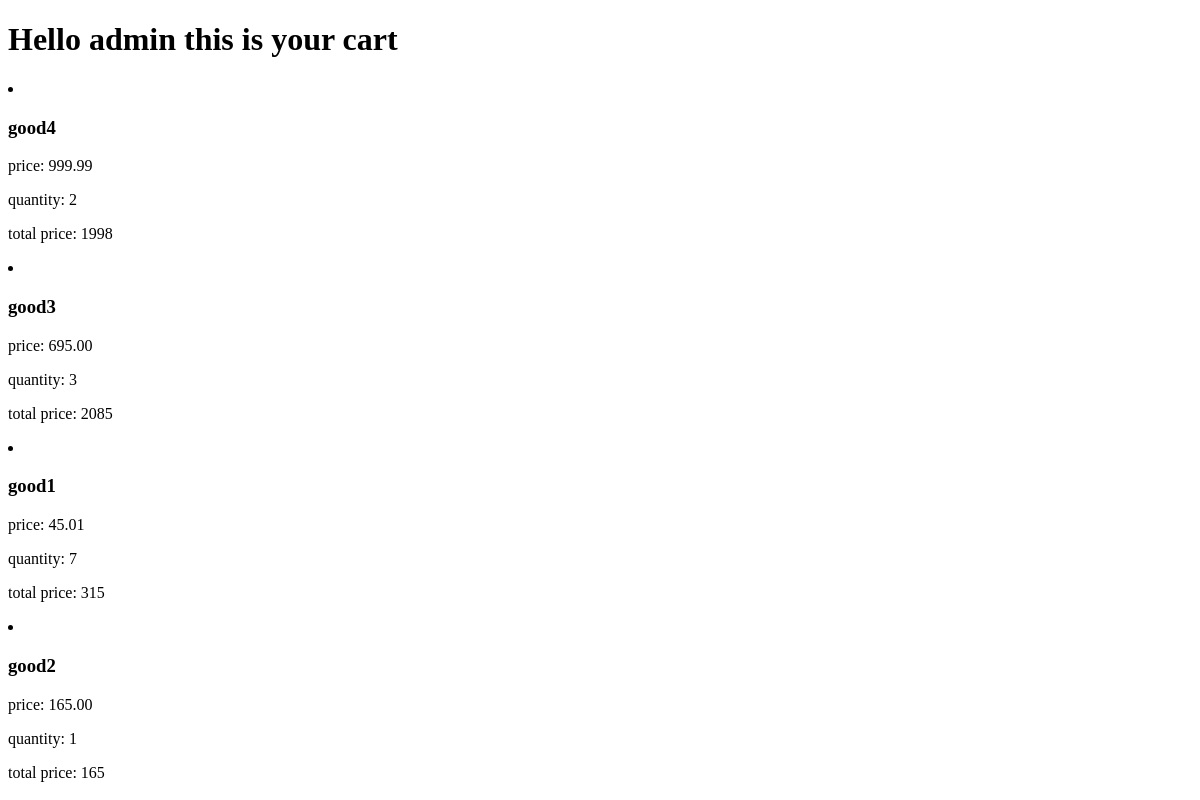
Page /card (signed in) on the earlier database version.
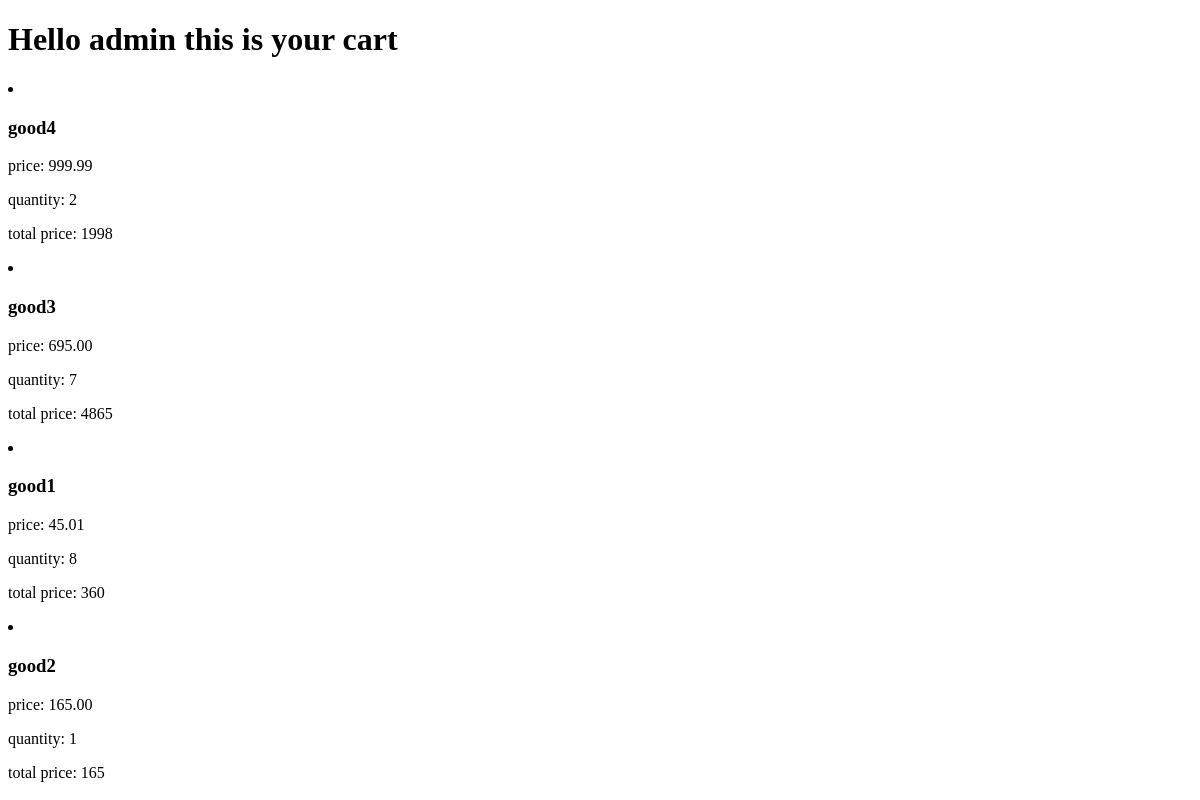
Same page on the later database version.
### card/models.py (models this page shows, shortened)
class Basket(models.Model):
    user = models.ForeignKey(User,
                             on_delete=models.CASCADE,
                             related_name='basket')
    product = models.ForeignKey(Product, on_delete=models.CASCADE)
    quantity = models.PositiveIntegerField(verbose_name='количество', default=1)

### myshop/models.py (models this page shows, shortened)
class Product(models.Model):
    category = models.ForeignKey(Category,
                                 related_name='products',
                                 on_delete=models.PROTECT)
    name = models.CharField(max_length=150)
    description = models.TextField(max_length=1000, blank=True)
    price = models.DecimalField(max_digits=10, decimal_places=2)
    available = models.BooleanField(default=True)
    created = models.DateTimeField(auto_now_add=True)
    uploaded = models.DateTimeField(auto_now=True)
    class Meta:
        ordering = ('name',)
        verbose_name = 'Товар'
        verbose_name_plural = 'Товары'

### card/views.py (the view)
# urls.py: path('', views.user_card, name='user-card'),
def user_card(request):
    products = Basket.objects.filter(user=request.user)
    return render(request, 'card.html', {'products': products})

### card/templates/card.html (shortened to what this page needs)
<!DOCTYPE html>
<html lang="en">
<head>
</head>
<body>
<h1>Hello {{request.user}} this is your cart</h1>
    {% for product in products%}
    <li>
        <h3>{{product.product.name}}</h3>
        <p>price: {{product.product.price}}</p>
        <p>quantity: {{product.quantity}}</p>
        <p>total price: {% widthratio product.quantity 1 product.product.price %}</p>
    </li>
  {% endfor %}
</body>
</html>

Differences in the rows shown:
changed Basket "good3": quantity "3" → "7"; quantity+product "2085" → "4865"
changed Basket "good1": quantity "7" → "8"; quantity+product "315" → "360"
